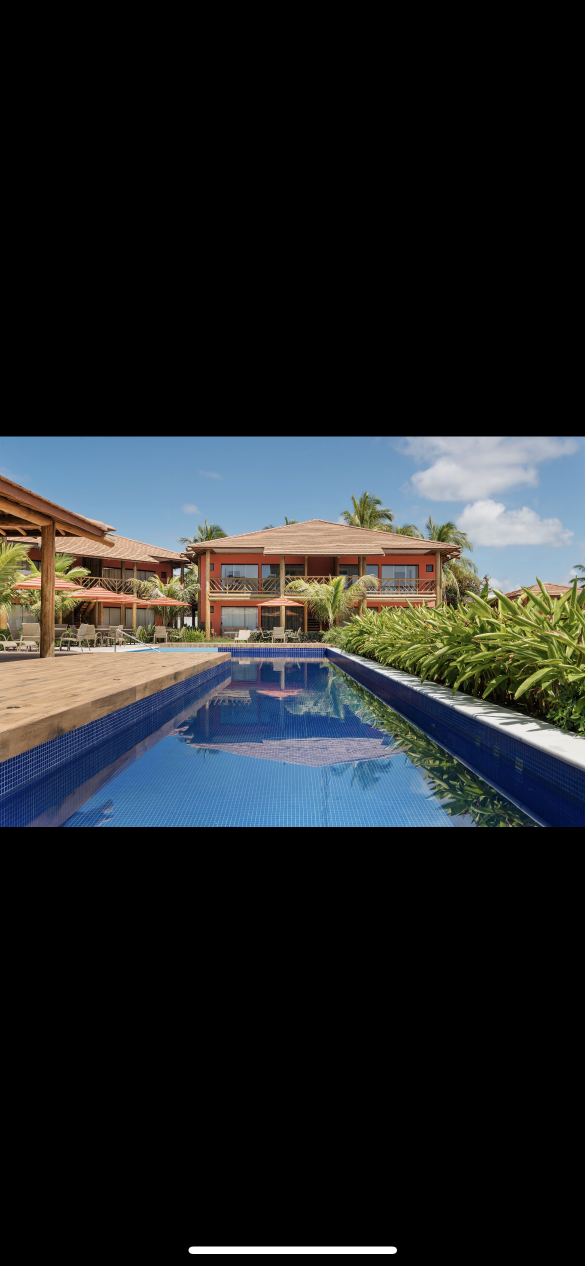
#> input picture IMG_0729.PNG, 1170 x 2532 px (shown at 1/2 size)
$ python -i folha_de_contato.py   (imports and definitions only)
#> lines starting #> are read from the running program, lines starting #| are printed output that depends on the picture
#> in abrir_corrigida, img is the input picture: PIL image 1170x2532 RGB; mean R, G, B 35, 38.1, 39.4
#!/usr/bin/env python3
"""
Folha de contato numerada + conversao para WebP.

Regra do projeto (secao 5 do briefing): nunca presumir a qual area do
empreendimento cada foto pertence. Este script NAO agrupa nada. Ele so
numera, converte e gera uma folha para catalogacao manual.

Uso:
    pip install Pillow
    python3 tools/folha_de_contato.py Paraiso_da_Enseada.zip paraiso-da-enseada
    python3 tools/folha_de_contato.py Paraiso_da_lagoa.zip   paraiso-da-lagoa

Saida em <destino>/:
    fotos/NNN.webp          foto completa (max 1600px, q80) — para o lightbox

As fotos do Drive sao screenshots de celular: a imagem fica numa faixa no
meio e o resto e tarja preta. O script detecta e corta essas tarjas antes
de converter, e avisa no relatorio quais fotos foram cortadas.
    fotos/NNN-thumb.webp    miniatura (max 520px, q78)      — para o card
    folha-de-contato.html   grade numerada para abrir no navegador
    folha-de-contato.jpg    mesma grade como imagem unica (mandar no WhatsApp)
    catalogo.csv            planilha para o Gabriel preencher a area de cada foto
"""
import csv
import os
import shutil
import sys
import zipfile
from pathlib import Path

from PIL import Image, ImageDraw, ImageFont, ImageOps

EXTENSOES = {".jpg", ".jpeg", ".png", ".webp", ".heic", ".bmp", ".tif", ".tiff"}
LARGURA_FULL = 1600
LARGURA_THUMB = 520
COLUNAS_FOLHA = 4
CELULA_FOLHA = 460


# [26 lines left out: function coletar, not called in this run]


def _maior_faixa(escuro: list[bool], minimo: int) -> tuple[int, int]:
    """Indices (inicio, fim) da maior sequencia continua de linhas nao escuras."""
    melhor = (0, len(escuro))
    melhor_tam = -1
    i = 0
    while i < len(escuro):
        if escuro[i]:
            i += 1
            continue
        j = i
        while j < len(escuro) and not escuro[j]:
            j += 1
        if j - i > melhor_tam:
            melhor_tam, melhor = j - i, (i, j)
        i = j
    return melhor if melhor_tam >= minimo else (0, len(escuro))


def cortar_tarjas(img: Image.Image, limiar: int = 24) -> Image.Image:
    """Remove tarjas pretas de screenshot (letterbox/pillarbox).

    As fotos vieram como screenshot de celular: a foto ocupa uma faixa no meio
    e o resto e tarja preta. Sem este corte a galeria publica retangulos pretos.

    Procura a MAIOR faixa continua de linhas nao escuras, em vez de aparar a
    partir da borda. A barra do indicador de home do iOS e uma faixa clara e
    fina dentro da tarja preta: aparando pela borda o corte pararia nela e
    sobraria quase toda a tarja. Pela maior faixa, a foto sempre vence.
    """
#> called with limiar = 24
    cinza = img.convert("L")
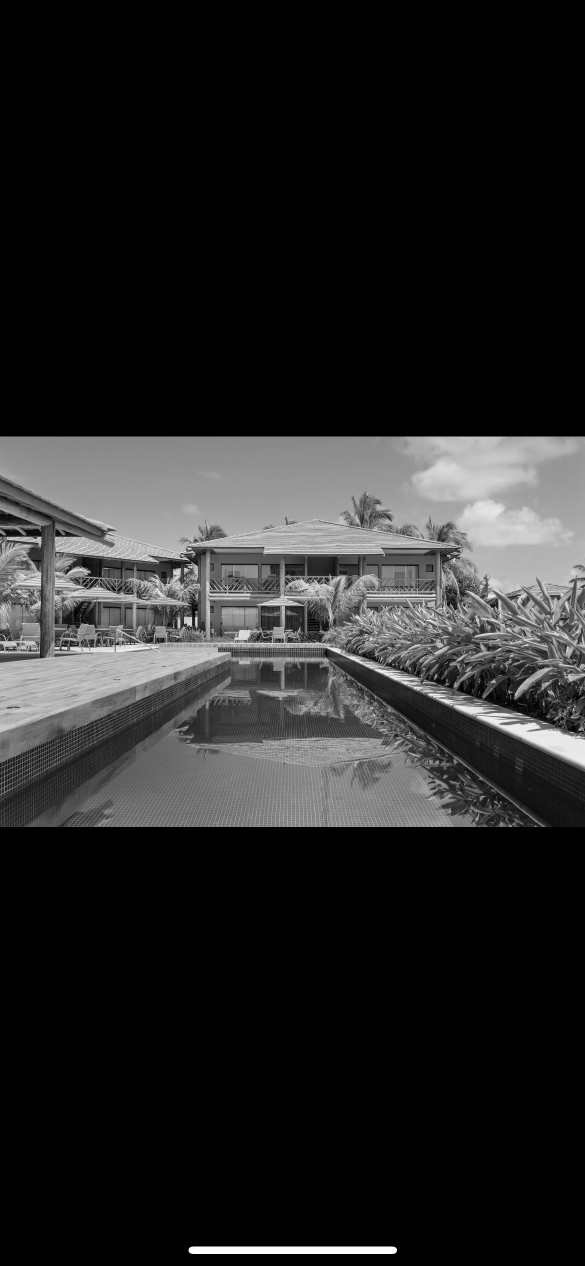
#> cinza: PIL image 1170x2532 L (shown at 1/2 size); min 0, max 255, mean 37.3
    larg, alt = cinza.size
#> larg = 1170; alt = 2532
    px = cinza.load()

    passo_x = max(1, larg // 200)
#> passo_x = 5
    passo_y = max(1, alt // 200)
#> passo_y = 12

    linhas = [max(px[x, y] for x in range(0, larg, passo_x)) < limiar for y in range(alt)]
#> linhas = 2532 items, first 6: True, True, True, True, True, True
    topo, base = _maior_faixa(linhas, minimo=max(64, alt // 12))
#> in _maior_faixa, `melhor = (0, len(escuro))`: melhor = (0, 2532)
#> after the loop in _maior_faixa, `while i < len(escuro):`: melhor = (873, 1654); melhor_tam = 781
#> topo = 873; base = 1654

    colunas = [max(px[x, y] for y in range(topo, base, passo_y)) < limiar for x in range(larg)]
#> colunas = 1170 items, first 6: False, False, False, False, False, False
    esq, dir_ = _maior_faixa(colunas, minimo=max(64, larg // 12))
#> the loop in _maior_faixa (call 2), `while i < len(escuro):` made 1 pass
#> melhor_tam on pass 1: 1170
#> esq = 0; dir_ = 1170

    if (topo, esq, base, dir_) == (0, 0, alt, larg):
        return img

    # Guarda: tarja de screenshot e preto puro; foto escura de verdade (ceu
    # noturno, sombra) tem ruido e media bem acima de zero. Sem esta checagem
    # uma foto legitimamente escura seria recortada ate so sobrar o ponto claro.
    recorte = cinza.crop((esq, topo, dir_, base))
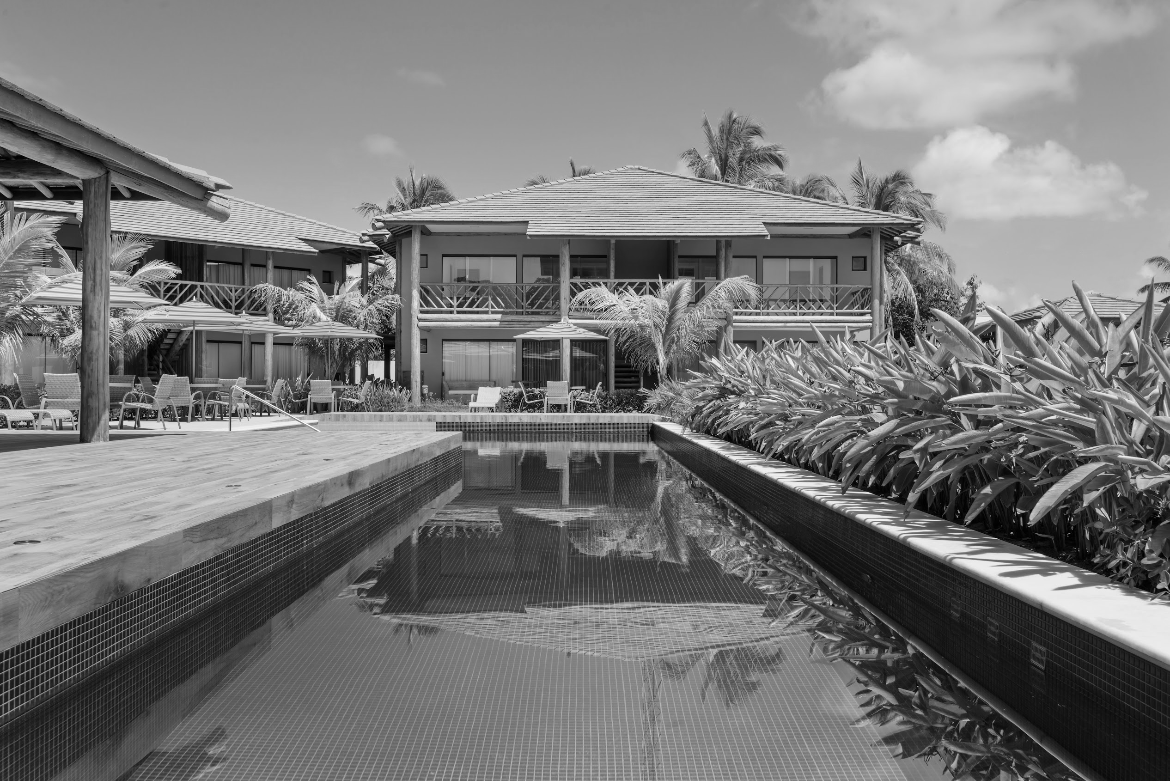
#> recorte: PIL image 1170x781 L; min 0, max 254, mean 119.3
    soma_total = sum(i * n for i, n in enumerate(cinza.histogram()))
#> soma_total = 110555221
    soma_recorte = sum(i * n for i, n in enumerate(recorte.histogram()))
#> soma_recorte = 108975626
    pixels_fora = larg * alt - recorte.width * recorte.height
#> pixels_fora = 2048670
    if pixels_fora <= 0:
        return img
    media_tarja = (soma_total - soma_recorte) / pixels_fora
#> media_tarja = 0.771
    if media_tarja > 6:
        return img

    return img.crop((esq, topo, dir_, base))
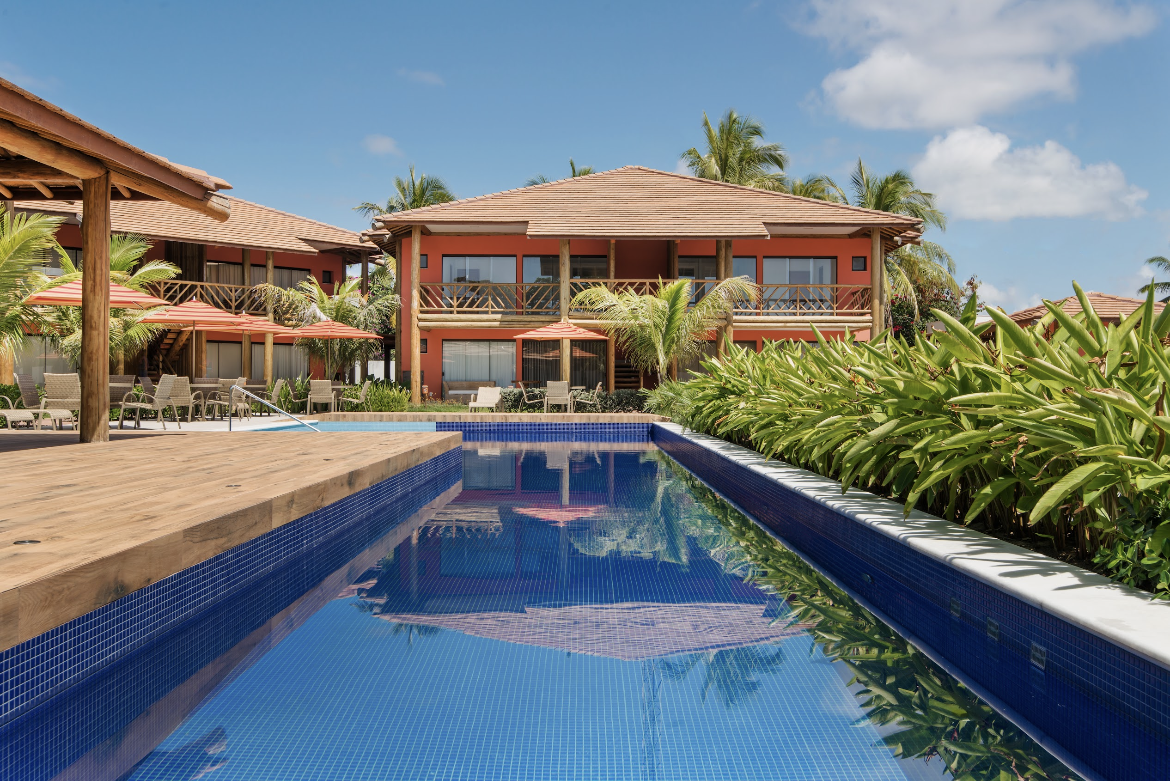
#> returned value: PIL image 1170x781 RGB; mean R, G, B 111.9, 121.7, 126


def abrir_corrigida(caminho: Path) -> Image.Image:
    """Abre a imagem ja com a rotacao do EXIF aplicada e em RGB."""
    img = Image.open(caminho)
    img = ImageOps.exif_transpose(img)
    return cortar_tarjas(img.convert("RGB"))


# [136 lines left out: functions converter, gerar_html, gerar_jpg, gerar_csv, main, not called in this run]


# [2 lines not run here, left out]

>>> result = abrir_corrigida('../IMG_0729.PNG')
